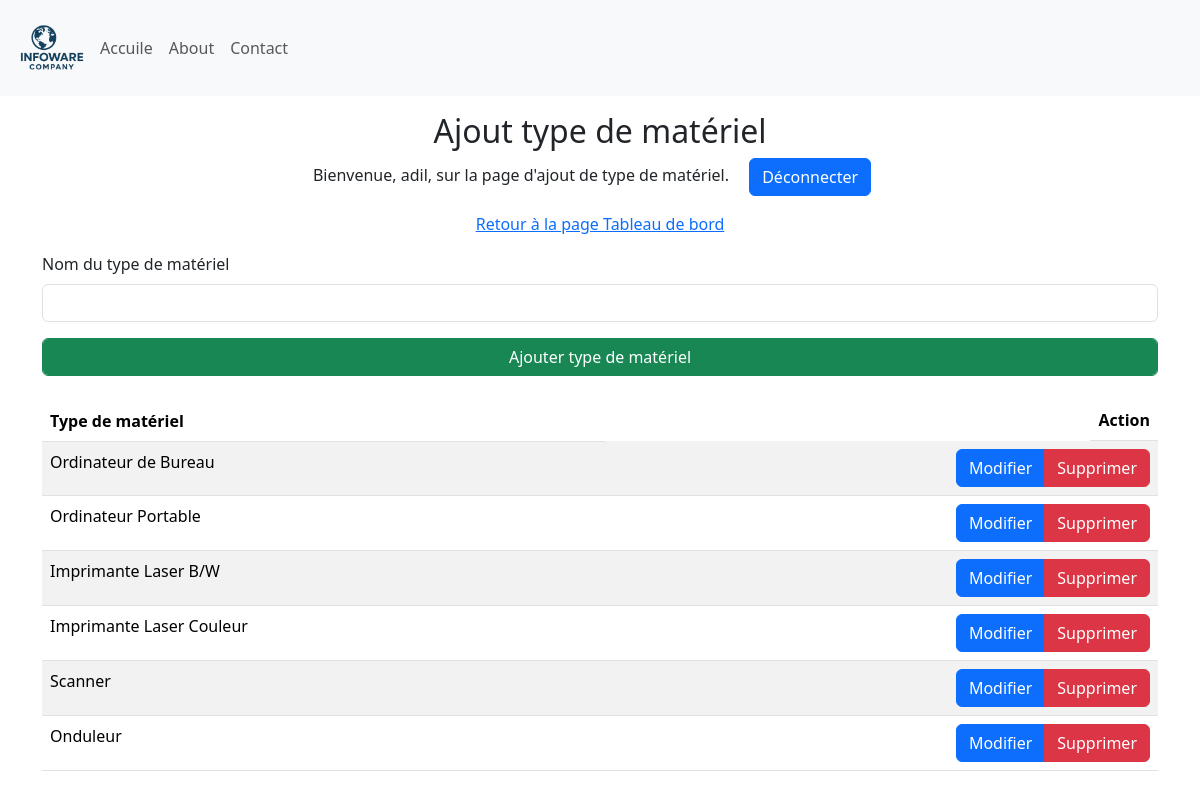
The page /manage_MaterialTypes (signed in) on the database as committed earlier.
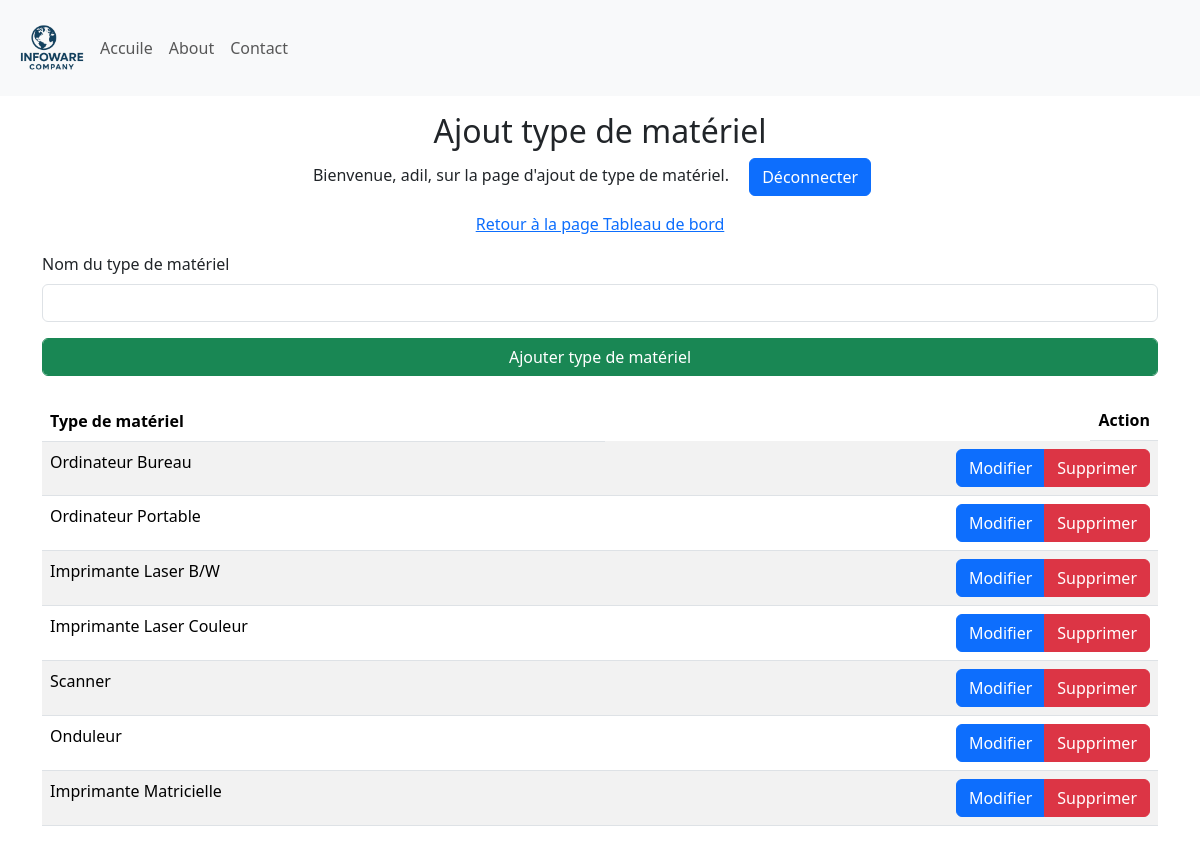
The same page on the database as committed later.
### Site/models.py (models this page shows, shortened)
class MaterialType(db.Model):
    id = db.Column(db.Integer, primary_key=True)
    typeMaterial = db.Column(db.String(50), unique=True, nullable=False)

### Site/dashbord/materialType.py (the view, shortened to what this page needs)
@Material_Types.route('/manage_MaterialTypes', methods=['GET', 'POST'])
def manage_MaterialTypes():
    if 'user' not in session:
        return redirect(url_for('admin.admin'))
    materialTypes = MaterialType.query.all()
    return render_template('manage_MaterialTypes.html',  name=session['user'], materialTypes=materialTypes)

### Site/templates/manage_MaterialTypes.html (shortened to what this page needs)
{% extends 'base.html' %}
{% block body %}
<div class="container-fluid">
    <div class="row">
        <div class="col-12  my-3">
            <div class="text-center">
                <h2>Ajout type de matériel</h2>
                <p>Bienvenue, {{ name }}, sur la page d'ajout de type de matériel. <a class="mx-3 btn btn-primary" href="{{ url_for('admin.logout') }}"">Déconnecter</a></p>
                <p><a href="{{ url_for('dashbord.dashbord_page') }}">Retour à la page Tableau de bord</a> </p>
            </div>
            <div class="container">
                <form method="POST">
                    <div class="mb-3">
                        <label for="materialTypeName" class="form-label">Nom du type de matériel</label>
                        <input type="text" class="form-control" id="materialTypeName" name="materialTypeName" required>
                    </div>
                    <button type="submit" class="form-control btn btn-success">Ajouter type de matériel</button>
                </form>
                <table class="table table-striped mt-4 ">
                    <thead>
                        <tr>
                          <th scope="col">Type de matériel</th>
                          <th class="float-end" scope="col">Action</th>
                        </tr>
                      </thead>
                      <tbody>
                        {% for materialType in materialTypes %}
                        <tr>
                          <td>{{ materialType.typeMaterial }}</td>
                          <td>
                            <div class="btn-group float-end" role="group" aria-label="Basic example">
                                <a href="{{ url_for('materialTypes.update_materialType', materialType_id=materialType.id) }}" class="btn btn-primary">Modifier</a>
                                <a href ="{{ url_for('materialTypes.delete_materialType', materialType_id=materialType.id) }}" onclick="return confirm('Êtes-vous sûr de vouloir supprimer ce type de matériel ?');"  class="btn btn-danger">Supprimer</a>
                            </div>
                          </td>
                        </tr>
                        {% endfor %}
                </table>
            </div>
        </div>
    </div>
</div>
{% endblock %}

### Site/templates/base.html (shortened to what this page needs)
<!DOCTYPE html>
<html lang="fr">
<head>
    <link href="https://cdn.jsdelivr.net/npm/bootstrap@5.3.8/dist/css/bootstrap.min.css" rel="stylesheet">
    <link rel="stylesheet" href={{url_for('static', filename='style.css')}}>
</head>
<body>
    <nav class="navbar navbar-expand-lg bg-light" >
        <div class="container-fluid" >
          <img width="80px" src="{{url_for('static', filename='logo.png')}}" alt="logo">
          <div class="collapse navbar-collapse" id="navbarNav">
            <ul class="navbar-nav">
              <li class="nav-item">
                <a class="nav-link"  href="{{ url_for('main.home') }}">Accuile</a>
              </li>
              <li class="nav-item">
                <a class="nav-link" href={{ url_for('about.about_page') }}>About</a>
              </li>
              <li class="nav-item">
                <a class="nav-link" href="#">Contact</a>
              </li>
            </ul>
          </div>
        </div>
      </nav>
      {% block body %}{% endblock %}
</body>
</html>

### Site/static/style.css (style rules this page uses)
* { margin: 0; padding: 0; box-sizing: border-box; }
:root { --primary-color: #0056b3; --secondary-color: #f8f9fa; --text-color: #333; --highlight-color: #007bff; }
body { font-family: 'Segoe UI', Tahoma, Geneva, Verdana, sans-serif; }

Rows that differ between the two databases and show on the page:
changed MaterialType: typeMaterial "Ordinateur de Bureau" → "Ordinateur Bureau"
added MaterialType: typeMaterial "Imprimante Matricielle"
